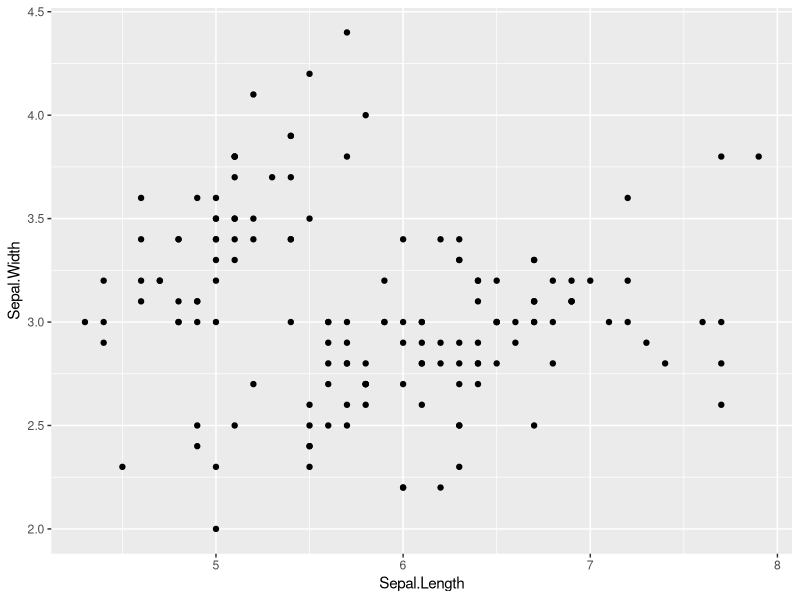
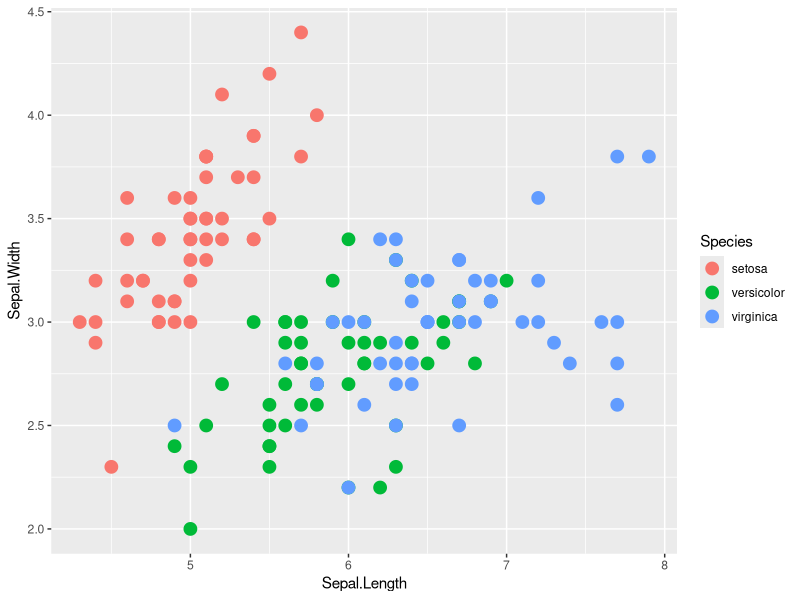
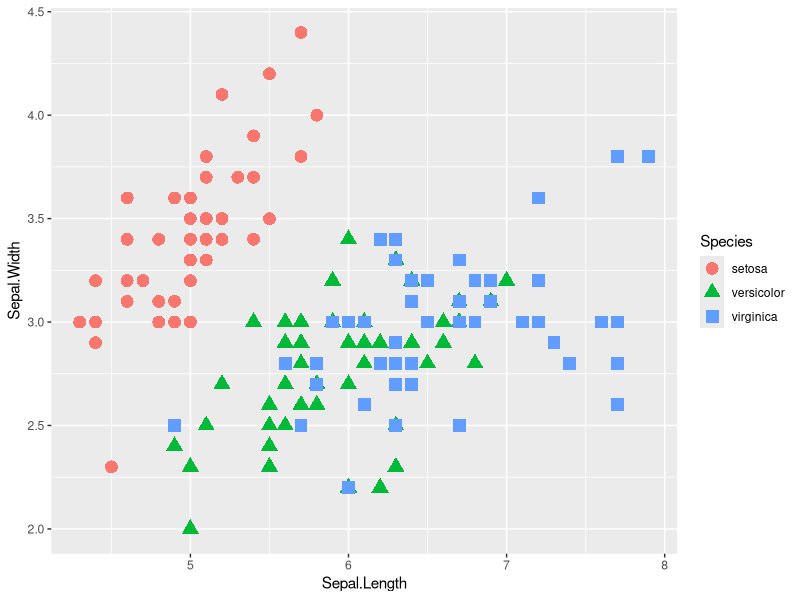
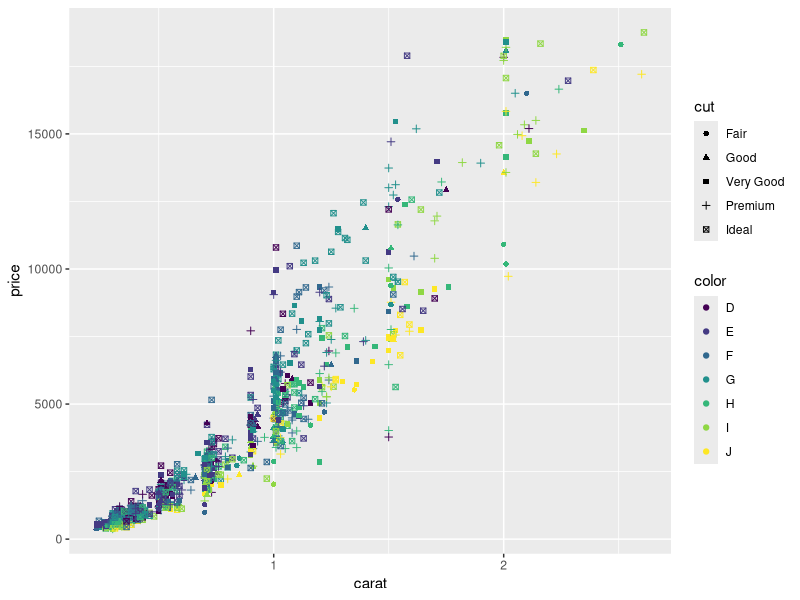

R code for these plots, in order:
#ggplot learning code
#Karan Nandwani karan@email.arizona.edu
#Feb 22, 2015

install.packages("ggplot2",dependencies = TRUE)
install.packages("plyr")
install.packages("ggthemes")
install.packages("reshape2")

head(iris) #iris is an inbuild default dataset
library("ggplot2") #not only do we need to install but load libraries
library("plyr")
library("ggthemes")
library("reshape2")
#ggplot needs a data vaiable
myplot <- ggplot(data=iris, aes(x= Sepal.Length, y = Sepal.Width)) + geom_point()
summary (myplot) #aes is aesthetics
myplot #since we stored the stuff in this variable, running this line will generate the plot
myiris <- iris #doing this brings iris into env tab on the right so that
#(cont.) we can see the data set in env tab

#always use gplot, never use qplot

#aes is mapping, the size below is setting
ggplot(data=iris, aes(x= Sepal.Length, y = Sepal.Width, color=Species)) + geom_point(size = 4)
#notice the color = species, that is intersting, check out the output


ggplot(data=iris, aes(x= Sepal.Length, y = Sepal.Width, color=Species)) + 
  geom_point(aes(shape=Species), size = 4)



dim(diamonds) #this is a new dataset and dim tell u rows and columns

#create a sub set of diamonds
d2 <- diamonds[sample(1:dim(diamonds)[1],1000),]
#create a plot from that subset
ggplot(data=d2, aes(x=carat, y=price, color=color, shape = cut)) + geom_point()

#talking about stats
#eg. binning for a histogram or fitting a linear model